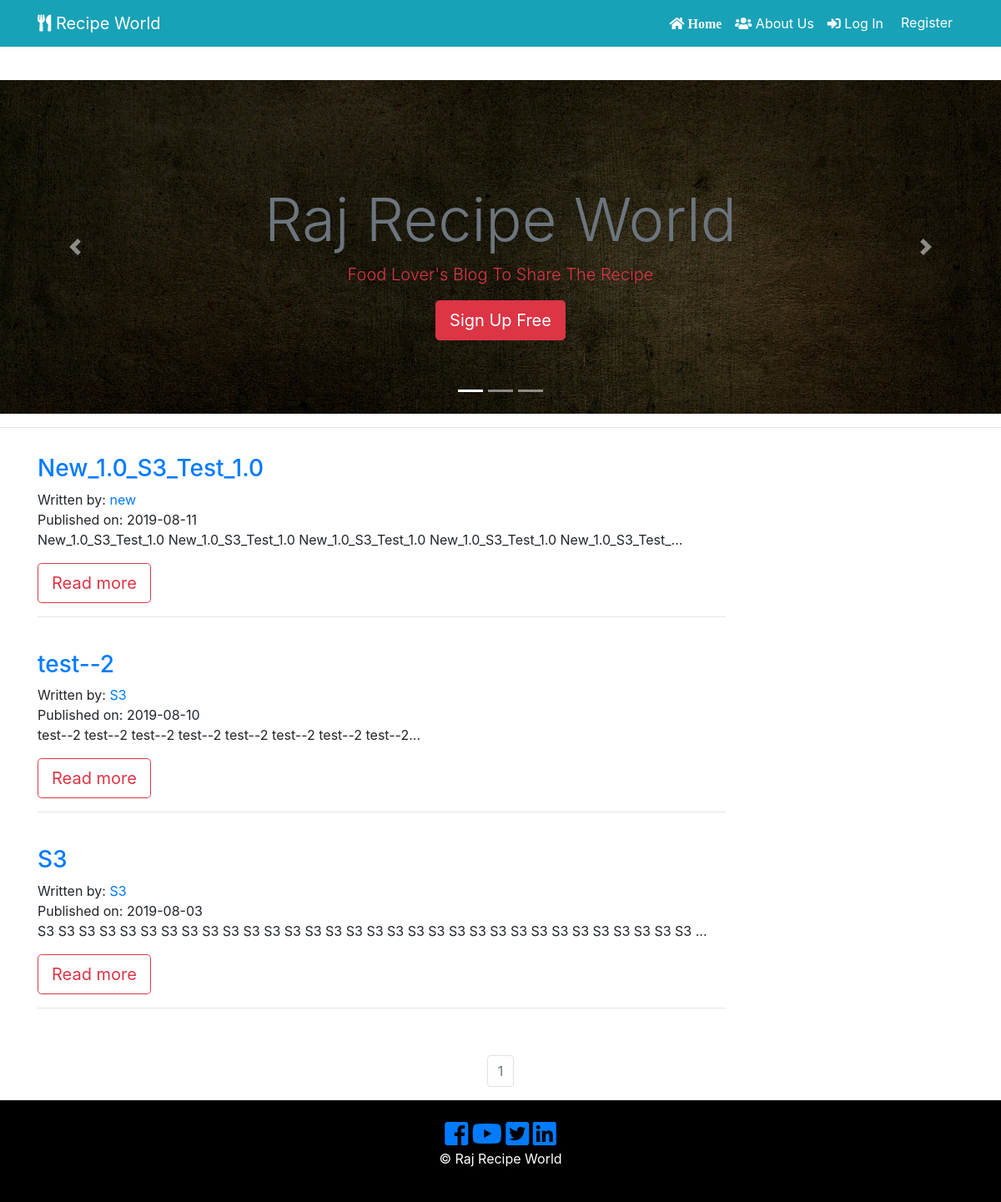
Before: / with the older database file.
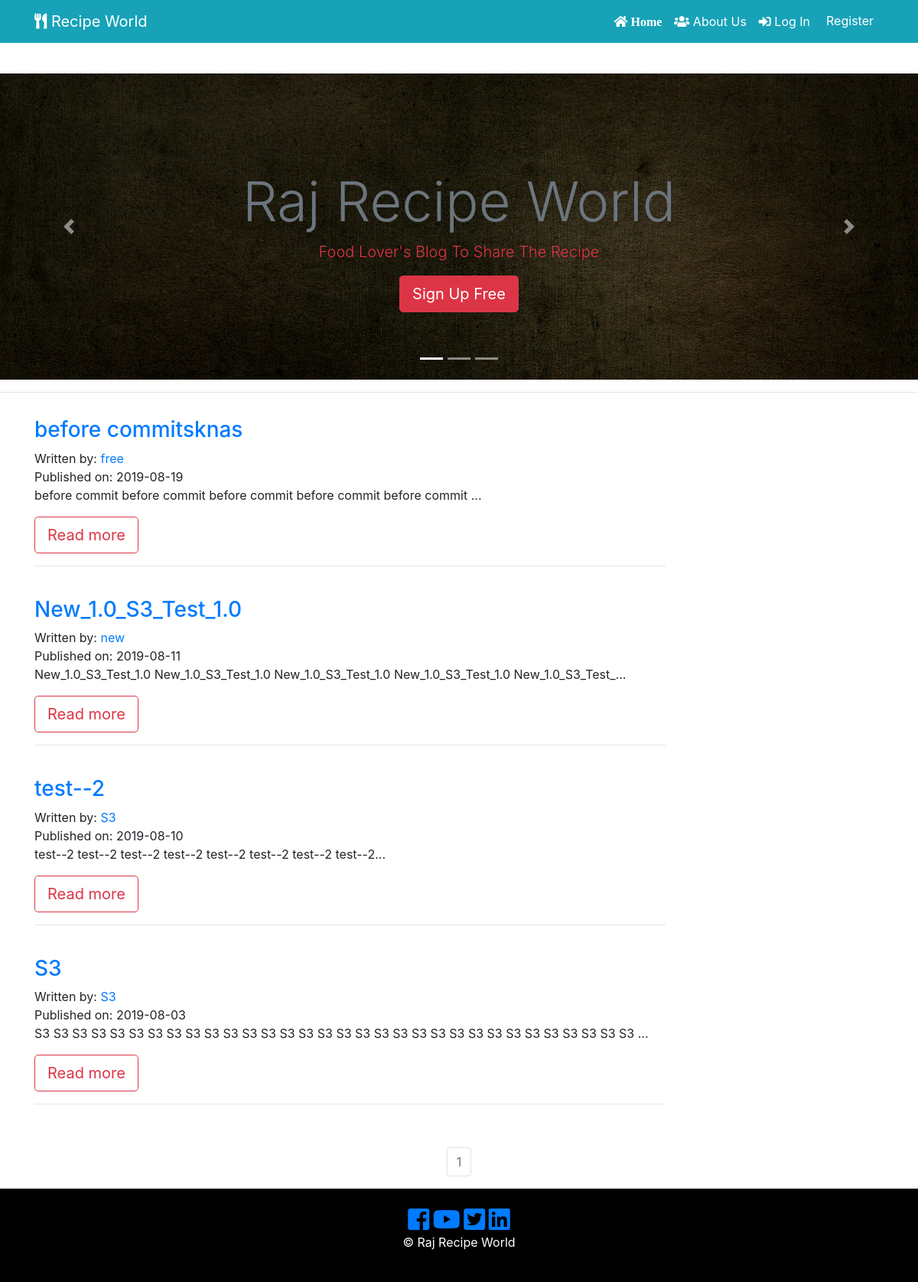
After: the same page with the newer database file.
### recipe_app/models.py (models this page shows, shortened)
class RecipePost(db.Model):
    __searchable__ = ['recipe_name']
    users = db.relationship(User)
    id = db.Column(db.Integer, primary_key=True)
    user_id = db.Column(db.Integer, db.ForeignKey('users.id'), nullable=False)
    date = db.Column(db.DateTime, nullable=False, default=datetime.utcnow)
    recipe_image = db.Column(db.String(128), default=None, nullable=True)
    recipe_name = db.Column(db.String(164), nullable=False)
    course = db.Column(db.String(164), nullable=False)
    food_category = db.Column(db.String(164), nullable=False)
    cuisine = db.Column(db.String(164), nullable=False)
    prep_time = db.Column(db.String(164), nullable=False)
    cook_time = db.Column(db.String(164), nullable=False)
    allergens = db.Column(db.String(164), nullable=False)
    serving = db.Column(db.String(164), nullable=False)
    ingredients = db.Column(db.Text, nullable=False)
    recipe_description = db.Column(db.Text, nullable=False)

class User(db.Model, UserMixin):
     __tablename__ = 'users'
     id = db.Column(db.Integer, primary_key = True)
     picture = db.Column(db.String(128), default='default_profile.png', nullable=False)
     email = db.Column(db.String(64), unique=True, index=True)
     username = db.Column(db.String(64), unique=True, index=True)
     password_hash = db.Column(db.String(128))
     recipe = db.relationship('RecipePost', backref='author', lazy=True)

### recipe_app/core/views.py (the view)
@core.route('/')
def index():
    page = request.args.get('page', 1, type=int)
    all_recipies_posts = RecipePost.query.order_by(RecipePost.date.desc()).paginate(page=page, per_page=10)
    return render_template('index.html', all_recipies_posts = all_recipies_posts)

### recipe_app/templates/index.html (shortened to what this page needs)
{% extends "base.html" %}
{% block content %}
  <section id="showcase" class="">
    <div id="myCarousel" class="carousel slide" data-ride="carousel">
      <ol class="carousel-indicators">
        <li data-target="#myCarousel" data-slide-to="0" class="active"></li>
        <li data-target="#myCarousel" data-slide-to="1"></li>
        <li data-target="#myCarousel" data-slide-to="2"></li>
      </ol>
      <div class="carousel-inner">
        <div class="carousel-item carousel-image-1 active">
          <div class="container">
            <div class="carousel-caption d-none d-sm-block text-center mb-5">
              <h1 class="display-3 text-secondary"> Raj Recipe World</h1>
              <p class="lead text-danger"> Food Lover's Blog To Share The Recipe </p>
              <a href="{{ url_for('users.register') }}" class="btn btn-danger btn-lg">Sign Up Free</a>
            </div>
          </div>
        </div>
      </div>
      <a href="#myCarousel" data-slide="prev" class="carousel-control-prev">
        <span class="carousel-control-prev-icon"></span>
      </a>
      <a href="#myCarousel" data-slide="next" class="carousel-control-next">
        <span class="carousel-control-next-icon"></span>
      </a>
    </div>
  </section>
  <hr>
<section id="info" class="py-3">
  <div class="container">
    {% for recipe in all_recipies_posts.items %}
    <div class="row">
      <div class="col-md-9 align-self-center">
        <h3> <a href="{{ url_for('recipe_posts.recipe_post', recipe_post_id=recipe.id) }}">{{ recipe.recipe_name }}</a> </h3>
          <p>
            Written by: <a href="{{ url_for('users.user_recipies', username = recipe.author.username) }}">{{ recipe.author.username }}</a>
            <br/>
            Published on: {{ recipe.date.strftime('%Y-%m-%d') }}
            <br/>
            {{ recipe.recipe_description[:100] }}...
            </p>
              <a href="{{ url_for('recipe_posts.recipe_post', recipe_post_id=recipe.id) }}" class="btn btn-outline-danger btn-lg">Read more</a>
              <hr>
               <br/>
          </div>
            <div class="col-md-3">
             </div>
           </div>
           {% endfor %}
  </div>
</section>
<nav aria-label="Page navigation example">
  <ul class="pagination justify-content-center">
    {% for page_num in all_recipies_posts.iter_pages(left_edge=1, right_edge=1, left_current=1, right_current=2) %}
            {% if all_recipies_posts.page == page_num %}
              <li class="page-item disabled">
                <a class="page-link" href="{{ url_for('core.index', page=page_num) }}">{{ page_num }}</a>
              </li>
            {% else %}
              <li class="page-item">
                <a class="page-link" href="{{ url_for('core.index', page=page_num) }}">{{ page_num }}</a>
              </li>
            {% endif %}
    {% endfor %}
  </ul>
</nav>
{% endblock %}

### recipe_app/templates/base.html (shortened to what this page needs)
<!DOCTYPE html>
<html lang="en">
  <head>
      <link rel="stylesheet" href="https://stackpath.bootstrapcdn.com/bootstrap/4.3.1/css/bootstrap.min.css">
      <link type="text/css" rel="stylesheet" href="{{ url_for('static', filename='css/master.css') }}"/>
      <link rel="stylesheet" href="https://use.fontawesome.com/releases/v5.3.1/css/all.css"
>
      <link rel="stylesheet" href="https://cdnjs.cloudflare.com/ajax/libs/ekko-lightbox/5.3.0/ekko-lightbox.css" />
      <link rel="stylesheet" href="https://cdnjs.cloudflare.com/ajax/libs/slick-carousel/1.9.0/slick.css" />
      <link rel="stylesheet" href="https://cdnjs.cloudflare.com/ajax/libs/slick-carousel/1.9.0/slick-theme.min.css" />
  </head>
<body>
  <header class="py-5" >
<nav class="navbar navbar-expand-sm navbar-dark bg-info fixed-top ">
    <div class="container">
      <a href="{{ url_for('core.index') }}" target="_blank" class="navbar-brand"> <i class="fas fa-utensils icon-nav"></i> Recipe World</a>
      <div class="collapse navbar-collapse" id="navbarCollapse">
         <ul class="navbar-nav ml-auto">
            <li class="nav-item active">
              <a class="nav-link text-white" href="{{ url_for('core.index') }}">
                <i class="fas fa-home icon-nav"> Home </i>
              </a>
            </li>
            <li class="nav-item">
              <a class="nav-link text-white" href="{{ url_for('core.info') }}"> <i class="fas fa-users icon-nav"></i> About Us</a>
            </li>
            {% if current_user.is_authenticated %}
            <li class="nav-item">
                <a class="nav-link text-white" href="{{ url_for('users.logout') }}"> <i class="fas fa-sign-out-alt icon-nav"></i> Log Out </a>
            </li>
            <li class="nav-item">
                <a class="nav-link text-white" href="{{ url_for('users.account') }}">
                  <i class="fas fa-user icon-nav"> </i> Profile </a>
            </li>
            <li class="nav-item">
                <a class="nav-link text-white" href="{{ url_for('recipe_posts.create_recipe') }}">
                  <i class="fas fa-plus icon-nav"></i> Add Recipe</a>
            </li>
             <li class="nav-item">
                <a class="nav-link text-white" href="{{ url_for('users.user_recipies' , username=current_user.username) }}"> <i class="fas fa-user-circle icon-nav"> </i> {{ current_user }} </a>
              </li>
              {% else %}
              <li class="nav-item">
                  <a class="nav-link text-white" href="{{ url_for('users.login') }}"> <i class="fas fa-sign-in-alt icon-nav"></i> Log In </a>
              </li>
              <li class="nav-item">
                  <a href="{{ url_for('users.register') }}" class="btn btn-info btn-md">
                   Register
                </a>
              </li>
              {% endif %}
    </ul>
    </div>
   </div>
  </nav>
 </header>
  {% block content %}
  {% endblock %}
         <footer id="main-footer" class="text-center p-4">
          <div class="container">
              <div class="row">
                <div class="col">
                    <a href="#"> <i class="fab fa-facebook-square fa-2x"> </i> </a>
                    <a href="#"> <i class="fab fa-youtube fa-2x"> </i> </a>
                    <a href="#"> <i class="fab fa-twitter-square fa-2x"></i> </a>
                    <a href="#"> <i class="fab fa-linkedin fa-2x"></i> </a>
                  <p> &copy;
                     Raj Recipe World </p>
                </div>
              </div>
            </div>
          </footer>
  </body>
</html>

### recipe_app/static/css/master.css (style rules this page uses)
.carousel-item { height: 400px; width: 100% !important; background-position: center; -webkit-background-size: cover; -moz-background-size: cover; background-size: cover; -o-background-size: cover; }
.carousel-image-1 { background: url('../img/cook-3_1920.jpg'); background-size: cover; }
#main-footer { background: #000; color: #fff; }

Changed rows visible on the page:
added RecipePost: recipe_name "before commitsknas", author.username "free", date "2019-08-19", recipe_description "before commit before commit before commit before commit before commit"
